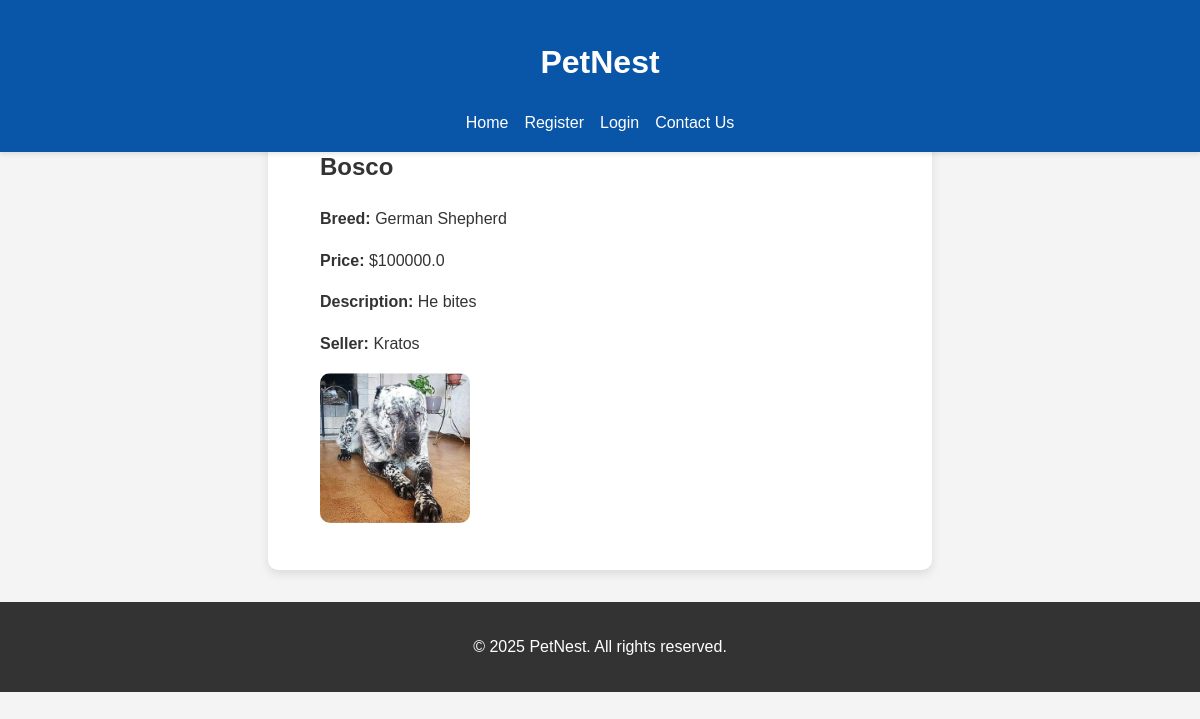
Screenshot of /pet/2 with the database file from the repository.
### models.py (models this page shows, shortened)
class Pet(db.Model):
    id = db.Column(db.Integer, primary_key=True)
    name = db.Column(db.String(100), nullable=False)
    breed = db.Column(db.String(100), nullable=False)
    price = db.Column(db.Float, nullable=False)
    location = db.Column(db.String(100), nullable=False)
    description = db.Column(db.Text, nullable=False)
    image_url = db.Column(db.String(200))  # Path to the pet's image
    user_id = db.Column(db.Integer, db.ForeignKey('user.id'), nullable=False)
    owner = db.relationship('User', backref='pets')

class User(db.Model, UserMixin):
    id = db.Column(db.Integer, primary_key=True)
    username = db.Column(db.String(50), unique=True, nullable=False)
    email = db.Column(db.String(100), unique=True, nullable=False)
    password = db.Column(db.String(100), nullable=False)
    profile_picture = db.Column(db.String(200))  # Path to the user's profile picture
    bio = db.Column(db.Text)  # User's bio or description

### routes.py (the view)
@app.route('/pet/<int:pet_id>')
def view_pet(pet_id):  # Renamed function to avoid conflict
    pet = Pet.query.get_or_404(pet_id)
    return render_template('pet_detail.html', pet=pet)

### templates/pet_detail.html (shortened to what this page needs)
<!DOCTYPE html>
<html lang="en">
<head>
    <link rel="stylesheet" href="{{ url_for('static', filename='styles.css') }}">
</head>
<body>
    <header class="header">
        <div class="container">
            <h1 class="logo">PetNest</h1>
            <nav class="nav">
                <a href="/" class="nav-link">Home</a>
                {% if current_user.is_authenticated %}
                    <a href="/sell" class="nav-link">Sell a Pet</a>
                    <a href="/browse" class="nav-link">Browse Pets</a>
                    <a href="/profile" class="nav-link">My Profile</a>
                    <a href="/logout" class="nav-link">Logout</a>
                {% else %}
                    <a href="/register" class="nav-link">Register</a>
                    <a href="/login" class="nav-link">Login</a>
                {% endif %}
                <a href="/contact" class="nav-link">Contact Us</a>
            </nav>
        </div>
    </header>
    <section class="pet-detail">
        <div class="container">
            <h2>{{ pet.name }}</h2>
            <p><strong>Breed:</strong> {{ pet.breed }}</p>
            <p><strong>Price:</strong> ${{ pet.price }}</p>
            <p><strong>Description:</strong> {{ pet.description }}</p>
            <p><strong>Seller:</strong> {{ pet.owner.username }}</p>
            {% if pet.image_url %}
                <img src="{{ pet.image_url }}" alt="{{ pet.name }} Picture" class="pet-image">
            {% else %}
                <p>No image available for this pet.</p>
            {% endif %}
        </div>
    </section>
    <footer class="footer">
        <div class="container">
            <p>&copy; 2025 PetNest. All rights reserved.</p>
        </div>
    </footer>
</body>
</html>

### static/styles.css (style rules this page uses)
section { margin-top: 2rem; padding: 2rem; background-color: white; border-radius: 10px; box-shadow: 0 4px 10px rgba(0, 0, 0, 0.1); max-width: 600px; margin: 0 auto; }
body { font-family: Arial, sans-serif; line-height: 1.6; color: #333; background-color: #f4f4f4; margin: 0; padding-top: 6rem; }
.header { background-color: #0955a7; color: white; padding: 1rem 0; text-align: center; position: fixed; top: 0; width: 100%; z-index: 1000; box-shadow: 0 2px 5px rgba(0, 0, 0, 0.1); }
.container { max-width: 1200px; margin: 0 auto; padding: 0 20px; }
.nav { display: flex; justify-content: center; gap: 1rem; margin-top: 1rem; }
.nav-link { color: white; text-decoration: none; font-size: 1rem; transition: color 0.3s ease; }
.footer { background-color: #333; color: white; text-align: center; padding: 1rem 0; margin-top: 2rem; }
section { margin-bottom: 2rem; }
.pet-image { width: 150px; height: auto; border-radius: 10px; margin-bottom: 0.5rem; }

### rows the page displays
Pet: name "Bosco", breed "German Shepherd", price "100000.0", description "He bites", image_url (picture)
User: owner.username "Kratos"
